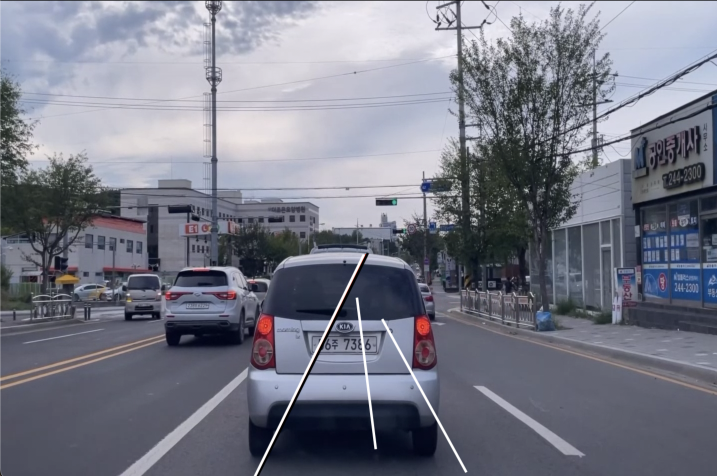
//> input picture Project3/tt.jpg, 1434 x 952 px, given in place of Road.mp4, which was not available (shown at 1/2 size)
$ ./main   (built with g++ and OpenCV 4)
//> lines starting //> are read from the running program, lines starting //| are printed output that depends on the picture; pictures that were not available may be replaced by others from this repository, and a replacement may not be noted
#include "cv.hpp"
#include <iostream>

using namespace cv;
using namespace std;

Mat drawLines(Mat left_src, Mat right_src, Mat result)
{
    vector<Vec2f> lines;
    float rho = 0, theta = 0, a, b, x0, y0;
    Point p1, p2;
    HoughLines(left_src, lines, 1, CV_PI / 180, 100, 0, 0, 30 * CV_PI / 180, 60 * CV_PI / 180);
    // HoughLines : 일반 평면에 있던 점들을 다른 좌표평면에 직선으로 나타내고 그값을 lines애 저장
    for (int i = 0; i < lines.size(); i++)
    {
        rho += lines[i][0];
        theta += lines[i][1];
    }
    rho /= lines.size();
    theta /= lines.size();

    a = cos(theta);
    b = sin(theta);
    x0 = a * rho; // 평면 옮기는 작업
    y0 = b * rho;
    p1 = Point(cvRound(x0 + 1000 * (-b)) + 200, cvRound(y0 + 1000 * a) + 400);
    p2 = Point(cvRound(x0 - 1000 * (-b)) + 200, cvRound(y0 - 1000 * a) + 400);

    cout << p1 << endl;
    cout << p2 << endl;
    // ROI를 하며 바뀐 중심측
    if(p1 != Point(200,400) && p2 != Point(200,400)){
        line(result, p1, p2, Scalar(0, 0, 255), 4, 0); // x,y,좌표가 없을 경우 200,400좌표에 점이 생기는 것을 막기위한 if문
    }

    HoughLines(right_src, lines, 1, CV_PI / 180, 100, 0, 0, 120 * CV_PI / 180, 150 * CV_PI / 180);
    rho = 0;
    theta = 0;
    for (int i = 0; i < lines.size(); i++)
    {
        rho += lines[i][0];
        theta += lines[i][1];
    }
    rho /= lines.size();
    theta /= lines.size();

    a = cos(theta);
    b = sin(theta);
    x0 = a * rho;
    y0 = b * rho;
    p1 = Point(cvRound(x0 + 1000 * (-b)) + 600, cvRound(y0 + 1000 * a) + 400);
    p2 = Point(cvRound(x0 - 1000 * (-b)) + 600, cvRound(y0 - 1000 * a) + 400);
    if(p1 != Point(600,400) && p2 != Point(600,400)){
        line(result, p1, p2, Scalar(0, 0, 255), 4, 0);
    }
    return result;
}

int main()
{
    Mat frame, canny_left, canny_right, gray, blurIm, canny;
    int fps;
    int delay;


    VideoCapture cap; // 카메라 또는 비디오 파일로 부터 프레임을 읽는데 필요한 정보

    if (cap.open("Road.mp4") == 0)
    {
        cout << "no such file!" << endl;
        waitKey(0);
    }
    fps = cap.get(CAP_PROP_FPS); // 초당 프레임 수

    delay = 1000 / fps;
    while (1)
    {
        cap >> frame;
//> frame is the input picture: 952 rows x 1434 cols, CV_8UC3; mean B, G, R 134.4, 121.4, 119.1
        if (cap.get(CAP_PROP_POS_MSEC) >= 20000)
        {
            break;
        }
        cvtColor(frame, gray, CV_BGR2GRAY);
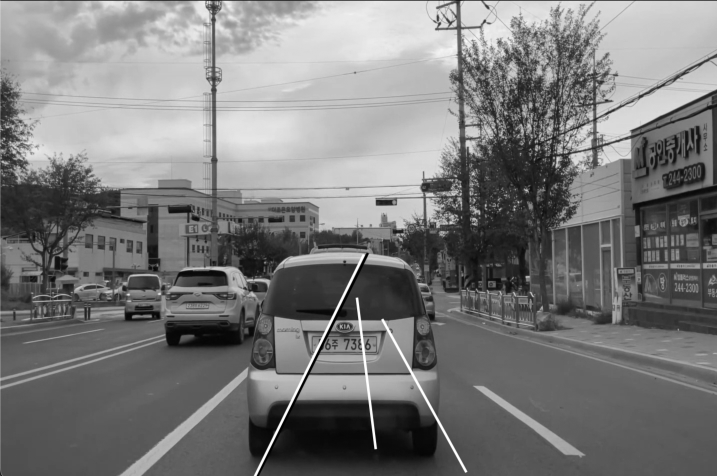
//> gray: 952 rows x 1434 cols, CV_8UC1 (shown at 1/2 size); min 0, max 255, mean 122.2

        blur(gray, blurIm, Size(5, 5));
        Canny(blurIm, canny, 10, 60, 3);
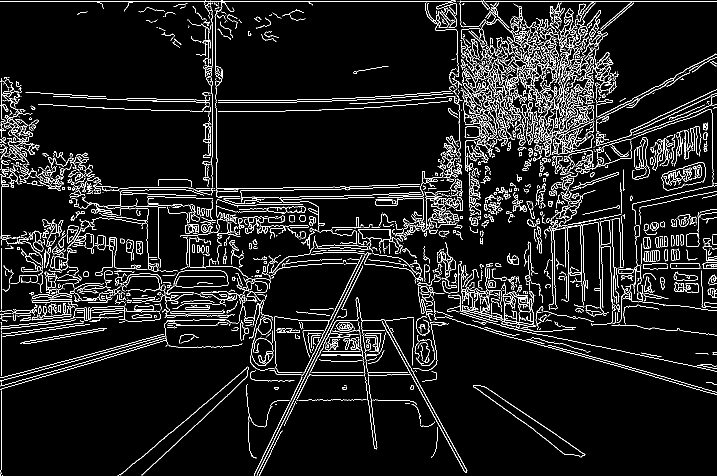
//> canny: 952 rows x 1434 cols, CV_8UC1 (shown at 1/2 size); 7.1% white in thin lines or dots

        canny_left = canny(Range(400, 600), Range(200, 600));
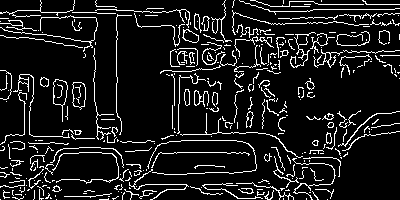
//> canny_left: 200 rows x 400 cols, CV_8UC1; 10.8% white in thin lines or dots
        canny_right = canny(Range(400, 600), Range(600, 1000));
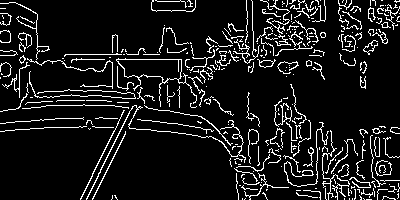
//> canny_right: 200 rows x 400 cols, CV_8UC1; 10% white in thin lines or dots
        frame = drawLines(canny_left, canny_right, frame);
//> in drawLines, `HoughLines(left_src, lines, 1, CV_PI / 180, 100, 0, 0, 30 * CV_PI / 18..`: lines = empty
//> after the loop in drawLines, `for (int i = 0; i < lines.size(); i++)`: rho = 0
//> in drawLines, `rho /= lines.size();`: rho = nan
//> in drawLines, `p1 = Point(cvRound(x0 + 1000 * (-b)) + 200, cvRound(y0 + 1000 * a) + 4..`: p1 = Point(-2147483448, -2147483248)
//| [-2147483448, -2147483248]
//| [-2147483448, -2147483248]
//> after the loop in drawLines, `for (int i = 0; i < lines.size(); i++)`: rho = 0
//> in drawLines, `rho /= lines.size();`: rho = nan
//> in drawLines, `p1 = Point(cvRound(x0 + 1000 * (-b)) + 600, cvRound(y0 + 1000 * a) + 4..`: p1 = Point(-2147483048, -2147483248)
        cout << frame.cols << endl;
//| 1434
        cout << frame.rows << endl;
//| 952
        putText(frame, "tt!", Point(600,1000), FONT_HERSHEY_SIMPLEX, 0.7, Scalar(0, 255, 0));
        imshow("video", frame);
        moveWindow("Left Canny", 200, 0);
        imshow("Left Canny", canny_left);
        moveWindow("Right Canny", 600, 0);
        imshow("Right Canny", canny_right);
        waitKey(delay);
    }
}
